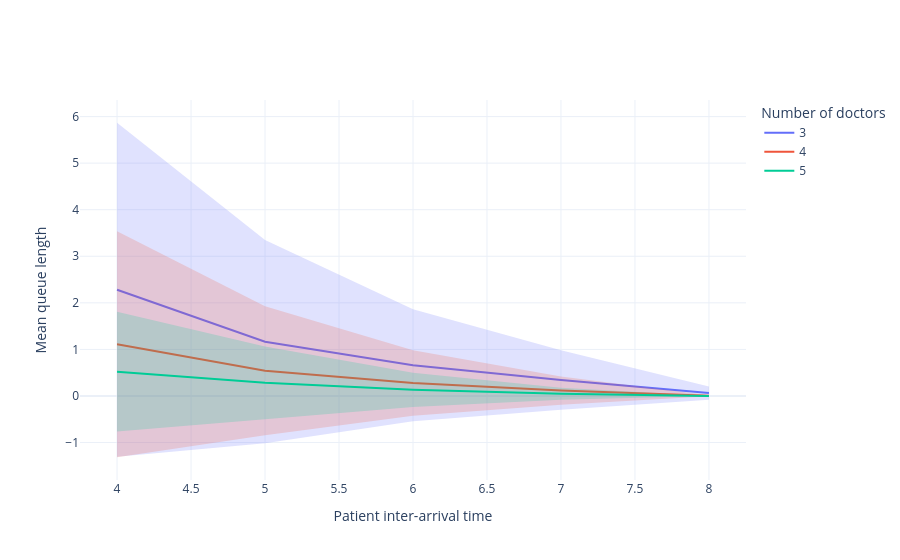

The notebook cell this image was saved under:
### Code cell
scenario_plots["mean_queue_length"]

### Figure 1 — Plotly figure (JSON) as saved in the notebook; plotly's stock layout.template omitted (floating-point values rounded to 4 significant figures)
{"data": [{"fill": "toself", "fillcolor": "rgba(99,110,250,0.2)", "hoverinfo": "name+y", "line": {"color": "rgba(255,255,255,0)"}, "name": "95% CI", "showlegend": false, "type": "scatter", "x": [4, 5, 6, 7, 8, 8, 7, 6, 5, 4], "y": [5.868, 3.348, 1.865, 0.9837, 0.2036, -0.08014, -0.2934, -0.5401, -1.017, -1.303]}, {"hoverinfo": "y", "line": {"color": "#636EFA", "width": 2}, "mode": "lines", "name": "3", "type": "scatter", "x": [4, 5, 6, 7, 8], "y": [2.282, 1.165, 0.6622, 0.3451, 0.06172]}, {"fill": "toself", "fillcolor": "rgba(239,85,59,0.2)", "hoverinfo": "name+y", "line": {"color": "rgba(255,255,255,0)"}, "name": "95% CI", "showlegend": false, "type": "scatter", "x": [4, 5, 6, 7, 8, 8, 7, 6, 5, 4], "y": [3.535, 1.927, 0.9824, 0.4177, 0.01453, -0.006837, -0.1864, -0.4257, -0.8444, -1.316]}, {"hoverinfo": "y", "line": {"color": "#EF553B", "width": 2}, "mode": "lines", "name": "4", "type": "scatter", "x": [4, 5, 6, 7, 8], "y": [1.11, 0.5414, 0.2784, 0.1156, 0.003849]}, {"fill": "toself", "fillcolor": "rgba(0,204,150,0.2)", "hoverinfo": "name+y", "line": {"color": "rgba(255,255,255,0)"}, "name": "95% CI", "showlegend": false, "type": "scatter", "x": [4, 5, 6, 7, 8, 8, 7, 6, 5, 4], "y": [1.808, 1.065, 0.5004, 0.1753, 0.003922, -0.001845, -0.08244, -0.2354, -0.501, -0.7651]}, {"hoverinfo": "y", "line": {"color": "#00CC96", "width": 2}, "mode": "lines", "name": "5", "type": "scatter", "x": [4, 5, 6, 7, 8], "y": [0.5214, 0.282, 0.1325, 0.04641, 0.001039]}], "layout": {"legend": {"title": {"text": "Number of doctors"}}, "xaxis": {"title": {"text": "Patient inter-arrival time"}}, "yaxis": {"title": {"text": "Mean queue length"}}}}
